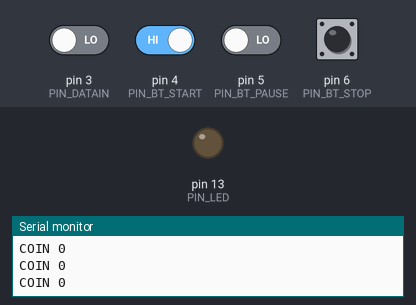
This sketch was run on a simulated Arduino Uno, built with avr-gcc and run on an emulated ATmega328P. On the bench: output pins drawn as LEDs (lit = HIGH), the last lines printed to the serial monitor. The test bench sets the inputs (shaded band); at power-on: pin 4 (PIN_BT_START), pin 6 (PIN_BT_STOP) HIGH, pin 3 (PIN_DATAIN), pin 5 (PIN_BT_PAUSE) LOW.

Above: at 6.8 s.
6.9 s: pin 3 (PIN_DATAIN) driven HIGH and pin 4 (PIN_BT_START) driven LOW
At 8.0 s:
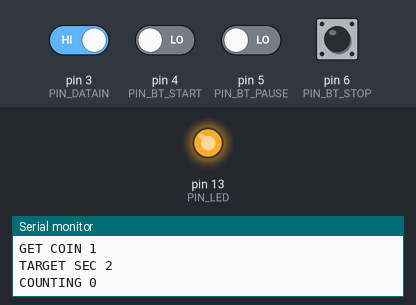
8.4 s: pin 5 (PIN_BT_PAUSE) driven HIGH
At 8.8 s:
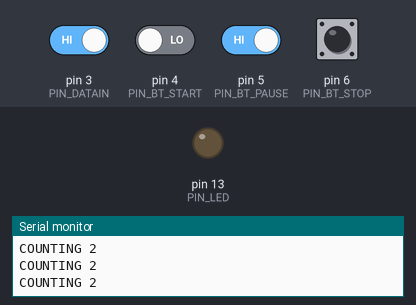
Timing chart, 0 to 11.4 s (numbered marks = the images above; inputs shaded):
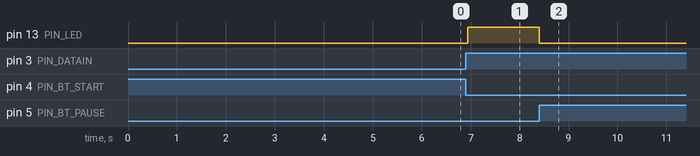

The sketch:

uno.ino
```cpp
// Brief: Vending Machine
// Platform: Arduino UNO
// Author: Sarucha Yanyong
#include "TimerOne.h"

// Define ------------------------------------------------- //
#define PIN_LED       13    // Built-in LED Pin
#define PIN_DATAIN    3
#define PIN_BT_START  4
#define PIN_BT_PAUSE  5
#define PIN_BT_STOP   6
#define PIN_OUT       13 // Relay = 7
#define BT_START      !digitalRead(PIN_BT_START)
#define BT_PAUSE      !digitalRead(PIN_BT_PAUSE)
#define BT_STOP       !digitalRead(PIN_BT_STOP)

// Variables -------------------------------------------- //
unsigned int targetSec = 0;
unsigned short pauseButtonFlag = 1;
volatile unsigned int coin = 0;
volatile unsigned int secCount = 0;
char buffer[20];

// Function --------------------------------------------- //
/*
 *  @brief: Table for convert Coin to Second.
 */
int coin2Sec(int coin){
  return coin*2;
}

// MAIN ------------------------------------------------- //
void setup() {
  Serial.begin(9600);
  pinMode(PIN_LED, OUTPUT);
  pinMode(PIN_OUT, OUTPUT);
  pinMode(PIN_BT_START, INPUT);
  pinMode(PIN_BT_PAUSE, INPUT);
  pinMode(PIN_BT_STOP, INPUT);

  Timer1.initialize(1000000);       // 1 Second
  Timer1.attachInterrupt(callback); // A ttaches callback() as a timer overflow interrupt

  attachInterrupt(digitalPinToInterrupt(PIN_DATAIN), callbackExtInput, RISING);
}

void loop() {
  coin = 0;
  // Getting Coin
  Serial.println("READY");
  do{
    sprintf(buffer, "COIN %d\n", coin);
    Serial.write(buffer);
    if  (BT_STOP){
      coin = 0;
    }
  }while(!BT_START);
  sprintf(buffer, "GET COIN %d\n", coin);
  Serial.write(buffer);

  // Prepare
  targetSec = coin2Sec(coin);
  sprintf(buffer, "TARGET SEC %d\n", targetSec);
  Serial.write(buffer);

  // Countingdown
  secCount = 0;
  while( (!BT_STOP) && (targetSec != 0) ){
    sprintf(buffer, "COUNTING %d\n", secCount);
    Serial.write(buffer);

    // Drive Output as High
    if (!pauseButtonFlag) {
      digitalWrite(PIN_OUT, LOW);
    }else{
      digitalWrite(PIN_OUT, HIGH);
    }

    if (BT_PAUSE) {             // Pause
      while(BT_PAUSE);          // Wait for release.
      Serial.println("PAUSE");
      Serial.println(pauseButtonFlag);
      if (pauseButtonFlag) {
        Timer1.stop();
      }else{
        Timer1.resume();
      }
      pauseButtonFlag = !pauseButtonFlag;
    }

    if (secCount > targetSec){  // Timeout
      Serial.println("Timeout");
      break;
    }

  }
  // Drive Output as High
  digitalWrite(PIN_OUT, LOW);
  Serial.println("EXIT");
}

// Callback function
void callback()
{
  secCount++;
}

void callbackExtInput(){
  coin++;
}
```

Measured:
- after the input at 6.9 s, pin 13 (PIN_LED): LOW → HIGH at once
- after the input at 8.4 s, pin 13 (PIN_LED): HIGH → LOW at once
